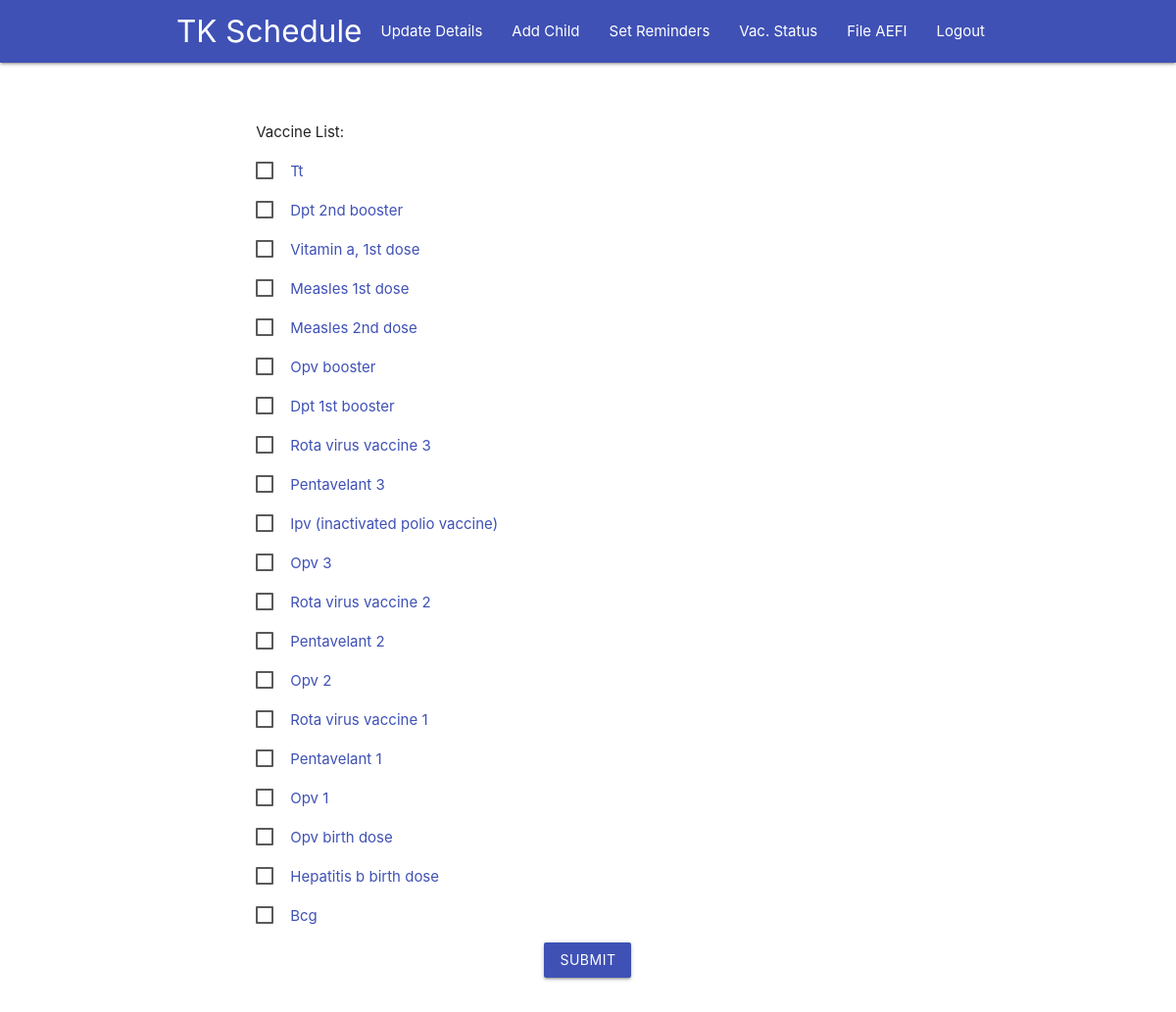
/parent/edit-vaccine/23/ (signed in), run on the app's committed database.
### parent/models.py (models this page shows, shortened)
class Vaccine(models.Model):
    child = models.ForeignKey(
        'parent.Child', related_name='vaccinnes', on_delete=models.CASCADE)
    name = models.CharField(max_length=50, blank=False)
    date = models.DateField()
    status = models.BooleanField(default=False)
    class Meta:
        ordering = ['-pk']

### parent/views.py (the view)
# urls.py: path('edit-vaccine/<int:pk>/', views.edit_vaccine, name='edit_vaccine'),
def edit_vaccine(request, pk):
    if request.method == 'POST':
        form = forms.EditVaccineForm(
            data=request.POST, user=request.user, pk=pk)
        if form.is_valid():
            vaccine_list = models.Vaccine.objects.all().filter(
                date__lte=datetime.now(), status__exact=False, child__parent__user__username=request.user.username, child__pk__exact=pk)
            for vaccine in vaccine_list:
                try:
                    status = form.cleaned_data[vaccine.name]
                    vaccine.status = status
                    vaccine.save()
                except:
                    continue
            return redirect('home')
        else:
            return redirect('fault', fault="Server Error!")
    else:
        form = forms.EditVaccineForm(user=request.user, pk=pk)
        return render(request, 'parent/edit_vaccine.html', {'form': form})

### account/context_processors.py (called while the page is built)
def UserList(request):
    parent_all = [u['user']
                  for u in models.ParentUser.objects.all().values('user')]
    anm_all = [u['user']
               for u in models.ANMUser.objects.all().values('user')]
    ward_all = [u['user']
                for u in models.WardUser.objects.all().values('user')]
    cluster_all = [u['user']
                   for u in models.ClusterUser.objects.all().values('user')]
    district_all = [u['user']
                    for u in models.DistrictUser.objects.all().values('user')]
    return {'parent_all': parent_all, 'anm_all': anm_all, 'ward_all': ward_all, 'cluster_all': cluster_all, 'district_all': district_all}

### parent/templates/parent/edit_vaccine.html (shortened to what this page needs)
{% extends 'base.html' %}
{% block content %}
<br><br>
<div class="container">
    <div class="row">
        <div class="col s10 offset-s1 m10 offset-m1 l10 offset-l1">
            <form method="POST">
                <div class="input-field">
                        <p>Vaccine List:</p>
                        {% for field in form %}
                        <p>
                            <label>
                                <span>{{field.label}}</span>
                            </label>
                        </p>
                        {% endfor %}
                    </div>
                <div class="input-field center">
                    <button class="btn indigo">Submit</button>
                </div>
            </form>
        </div>
    </div>
</div>
{% endblock %}

### parent/templates/parent/edit_vaccine.html (style rules this page uses)
.input-field label { color: #3f51b5; }

### data on the page
Vaccine: label "Dpt 2nd booster"
Vaccine: label "Vitamin a, 1st dose"
Vaccine: label "Measles 1st dose"
Vaccine: label "Measles 2nd dose"
Vaccine: label "Opv booster"
Vaccine: label "Dpt 1st booster"
Vaccine: label "Rota virus vaccine 3"
Vaccine: label "Pentavelant 3"
Vaccine: label "Ipv (inactivated polio vaccine)"
Vaccine: label "Opv 3"
Vaccine: label "Rota virus vaccine 2"
Vaccine: label "Pentavelant 2"
Vaccine: label "Opv 2"
Vaccine: label "Rota virus vaccine 1"
Vaccine: label "Pentavelant 1"
Vaccine: label "Opv 1"
Vaccine: label "Opv birth dose"
Vaccine: label "Hepatitis b birth dose"
Vaccine: label "Bcg"

### other printed values
{{ field.label }} "Tt"
